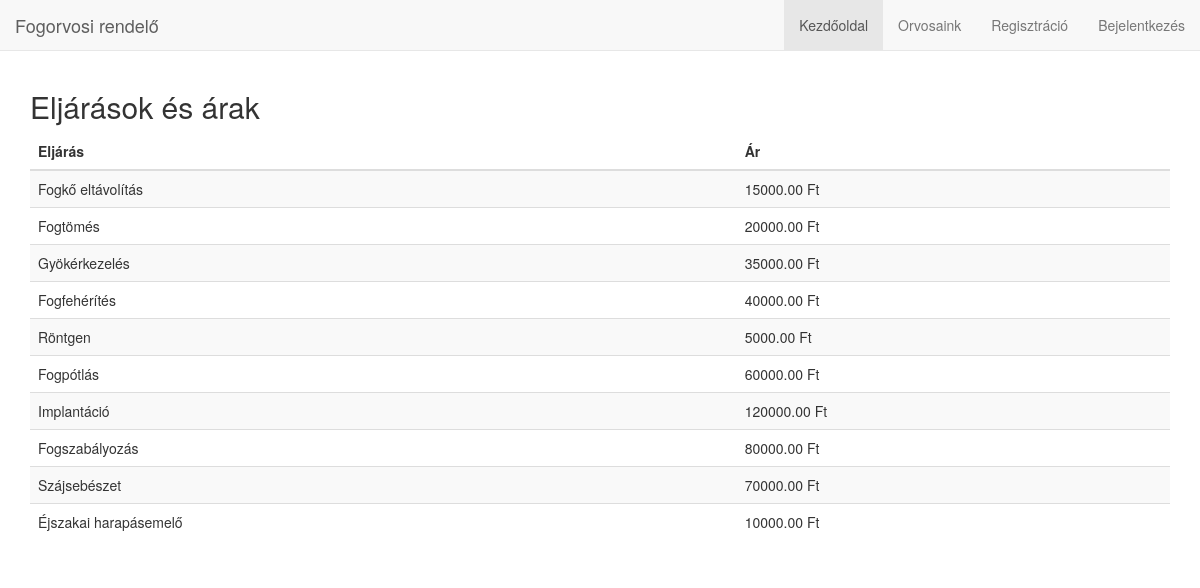
Before: / with the older database file.
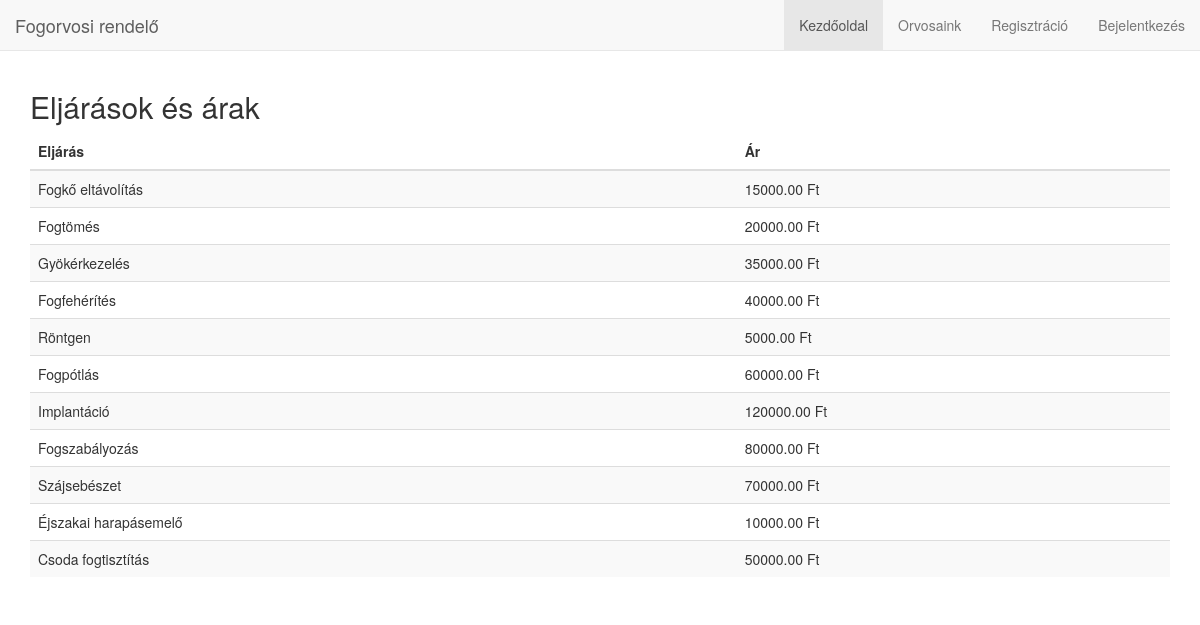
After: the same page with the newer database file.
### tables this page shows
CREATE TABLE `Procedures` (
  `procedureID` int(11) NOT NULL,
  `procedureName` varchar(255) DEFAULT NULL,
  `price` decimal(10,2) DEFAULT NULL
);

### index.php (the view, shortened to what this page needs)
<!DOCTYPE html>
<html lang="en">
<head>
    <link rel="stylesheet" href="https://cdn.jsdelivr.net/npm/bootstrap@3.3.7/dist/css/bootstrap.min.css"
>
</head>
<body>
<nav class="navbar navbar-default navbar-fixed-top">
    <div class="container-fluid">
        <div class="navbar-header">
            <a class="navbar-brand" href="#">Fogorvosi rendelő</a>
        </div>
        <div class="collapse navbar-collapse" id="bs-example-navbar-collapse-1">
            <ul class="nav navbar-nav navbar-right">
                <li class="active"><a href="index.php">Kezdőoldal</a></li>
                <li><a href="doctors.php">Orvosaink</a></li>
                <?php if (!isset($_SESSION['patientID']) && !isset($_SESSION['doctorID'])): ?>
                    <li><a href="register.php">Regisztráció</a></li>
                    <li><a href="login.php">Bejelentkezés</a></li>
                <?php endif; ?>
            </ul>
        </div>
    </div>
</nav>
<div class="container">
    <h2>Eljárások és árak</h2>
    <table class="table table-striped">
        <thead>
        <tr>
            <th>Eljárás</th>
            <th>Ár</th>
        </tr>
        </thead>
        <tbody>
        <?php
        global $pdo;
        try {
            $stmt = $pdo->query("SELECT procedureName, price FROM Procedures");
            while ($row = $stmt->fetch(PDO::FETCH_ASSOC)) {
                echo "<tr><td>{$row['procedureName']}</td><td>{$row['price']} Ft</td></tr>";
            }
        } catch (PDOException $e) {
            echo "<tr><td colspan='2'>Hiba történt az eljárások betöltése közben: " . $e->getMessage() . "</td></tr>";
        }
        ?>
        </tbody>
    </table>
</div>
</body>
</html>

Changed rows visible on the page:
added procedures: procedureName "Csoda fogtisztítás", price "50000.00"
